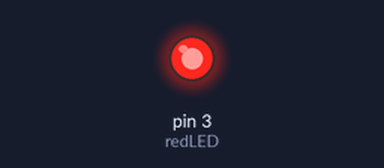
A sketch run on a simulated Arduino Uno, built with avr-gcc and run on an emulated ATmega328P. Shown: output pins drawn as LEDs (lit = HIGH).

Above: at 1.1 s.
At 4.1 s:
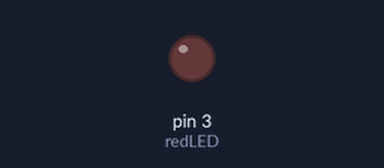
Timing chart, 0 to 6.4 s (numbered marks = the images above):
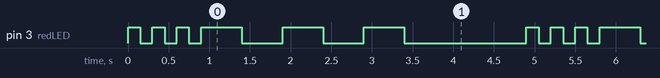

The sketch:

2_RED_LED.ino
```cpp
int redLED = 3;

void setup() {
	pinMode (redLED, OUTPUT);
}
void loop() {
	// dot
	digitalWrite (redLED, HIGH);
	delay(150);
	digitalWrite (redLED, LOW);
	delay(150);

	//dot
	digitalWrite (redLED, HIGH);
	delay(150);
	digitalWrite (redLED, LOW);
	delay(150);

	//dot
	digitalWrite (redLED, HIGH);
	delay(150);
	digitalWrite (redLED, LOW);
	delay(150);

	//dash
	digitalWrite (redLED, HIGH);
	delay(500);
	digitalWrite (redLED, LOW);
	delay(500);

	//dash
	digitalWrite (redLED, HIGH);
	delay(500);
	digitalWrite (redLED, LOW);
	delay(500);

	//dash
	digitalWrite (redLED, HIGH);
	delay(500);
	digitalWrite (redLED, LOW);
	delay(500);

	//Adding a Gap before restarting
	delay(1000);
	}
```

Measured:
- by itself, pin 3 (redLED): repeats every 4.9 s: 2 × (LOW 0.15 s, HIGH 0.15 s), LOW 0.15 s, 2 × (HIGH 0.50 s, LOW 0.50 s), HIGH 0.50 s, LOW 1.5 s, HIGH 0.15 s
- by itself, everything shown: repeats every 4.9 s, in 12 steps
